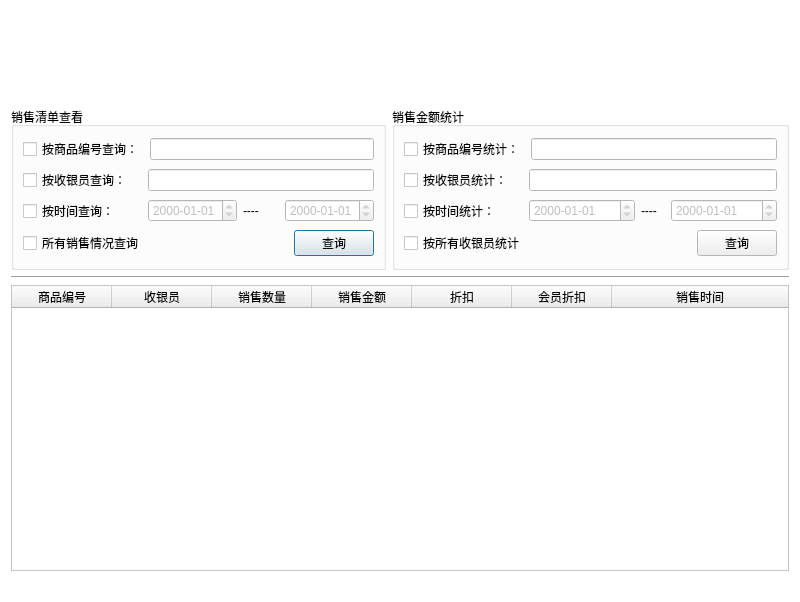
<?xml version="1.0" encoding="UTF-8"?>
<ui version="4.0">
 <class>SellClass</class>
 <widget class="QDialog" name="SellClass">
  <property name="geometry">
   <rect>
    <x>0</x>
    <y>0</y>
    <width>800</width>
    <height>602</height>
   </rect>
  </property>
  <property name="minimumSize">
   <size>
    <width>800</width>
    <height>602</height>
   </size>
  </property>
  <property name="maximumSize">
   <size>
    <width>800</width>
    <height>602</height>
   </size>
  </property>
  <property name="palette">
   <palette>
    <active>
     <colorrole role="Base">
      <brush brushstyle="SolidPattern">
       <color alpha="255">
        <red>255</red>
        <green>255</green>
        <blue>255</blue>
       </color>
      </brush>
     </colorrole>
     <colorrole role="Window">
      <brush brushstyle="SolidPattern">
       <color alpha="255">
        <red>255</red>
        <green>255</green>
        <blue>255</blue>
       </color>
      </brush>
     </colorrole>
    </active>
    <inactive>
     <colorrole role="Base">
      <brush brushstyle="SolidPattern">
       <color alpha="255">
        <red>255</red>
        <green>255</green>
        <blue>255</blue>
       </color>
      </brush>
     </colorrole>
     <colorrole role="Window">
      <brush brushstyle="SolidPattern">
       <color alpha="255">
        <red>255</red>
        <green>255</green>
        <blue>255</blue>
       </color>
      </brush>
     </colorrole>
    </inactive>
    <disabled>
     <colorrole role="Base">
      <brush brushstyle="SolidPattern">
       <color alpha="255">
        <red>255</red>
        <green>255</green>
        <blue>255</blue>
       </color>
      </brush>
     </colorrole>
     <colorrole role="Window">
      <brush brushstyle="SolidPattern">
       <color alpha="255">
        <red>255</red>
        <green>255</green>
        <blue>255</blue>
       </color>
      </brush>
     </colorrole>
    </disabled>
   </palette>
  </property>
  <property name="windowTitle">
   <string>销售管理</string>
  </property>
  <property name="windowIcon">
   <iconset resource="management.qrc">
    <normaloff>:/Management/Resources/ico.ico</normaloff>:/Management/Resources/ico.ico</iconset>
  </property>
  <layout class="QVBoxLayout" name="verticalLayout">
   <item>
    <widget class="QLabel" name="label">
     <property name="minimumSize">
      <size>
       <width>0</width>
       <height>90</height>
      </size>
     </property>
     <property name="text">
      <string/>
     </property>
    </widget>
   </item>
   <item>
    <layout class="QHBoxLayout" name="horizontalLayout_29">
     <item>
      <widget class="QGroupBox" name="groupBox_5">
       <property name="minimumSize">
        <size>
         <width>0</width>
         <height>163</height>
        </size>
       </property>
       <property name="maximumSize">
        <size>
         <width>375</width>
         <height>16777215</height>
        </size>
       </property>
       <property name="title">
        <string>销售清单查看</string>
       </property>
       <layout class="QVBoxLayout" name="verticalLayout_3">
        <item>
         <layout class="QHBoxLayout" name="horizontalLayout">
          <item>
           <widget class="QCheckBox" name="goodsID_search_sell_CKB">
            <property name="text">
             <string>按商品编号查询：</string>
            </property>
           </widget>
          </item>
          <item>
           <widget class="QLineEdit" name="goodsID_search_sell_LE">
            <property name="enabled">
             <bool>false</bool>
            </property>
           </widget>
          </item>
         </layout>
        </item>
        <item>
         <layout class="QHBoxLayout" name="horizontalLayout_2">
          <item>
           <widget class="QCheckBox" name="employeeID_search_sell_CKB">
            <property name="minimumSize">
             <size>
              <width>119</width>
              <height>0</height>
             </size>
            </property>
            <property name="text">
             <string>按收银员查询：</string>
            </property>
           </widget>
          </item>
          <item>
           <widget class="QLineEdit" name="employeeID_search_sell_LE">
            <property name="enabled">
             <bool>false</bool>
            </property>
           </widget>
          </item>
         </layout>
        </item>
        <item>
         <layout class="QHBoxLayout" name="horizontalLayout_3">
          <item>
           <widget class="QCheckBox" name="sellTime_search_sell_CKB">
            <property name="minimumSize">
             <size>
              <width>119</width>
              <height>0</height>
             </size>
            </property>
            <property name="text">
             <string>按时间查询：</string>
            </property>
           </widget>
          </item>
          <item>
           <widget class="QDateTimeEdit" name="sellTimeStart_search_sell_DTE">
            <property name="enabled">
             <bool>false</bool>
            </property>
            <property name="displayFormat">
             <string>yyyy-MM-dd</string>
            </property>
           </widget>
          </item>
          <item>
           <widget class="QLabel" name="label_17">
            <property name="text">
             <string>----</string>
            </property>
           </widget>
          </item>
          <item>
           <widget class="QDateTimeEdit" name="sellTimeEnd_search_sell_DTE">
            <property name="enabled">
             <bool>false</bool>
            </property>
            <property name="displayFormat">
             <string>yyyy-MM-dd</string>
            </property>
           </widget>
          </item>
         </layout>
        </item>
        <item>
         <layout class="QHBoxLayout" name="horizontalLayout_4">
          <item>
           <widget class="QCheckBox" name="sellAll_search_sell_CKB">
            <property name="text">
             <string>所有销售情况查询</string>
            </property>
           </widget>
          </item>
          <item>
           <spacer name="horizontalSpacer_7">
            <property name="orientation">
             <enum>Qt::Horizontal</enum>
            </property>
            <property name="sizeHint" stdset="0">
             <size>
              <width>40</width>
              <height>20</height>
             </size>
            </property>
           </spacer>
          </item>
          <item>
           <widget class="QPushButton" name="search_search_sell_BTN">
            <property name="text">
             <string>查询</string>
            </property>
           </widget>
          </item>
         </layout>
        </item>
       </layout>
      </widget>
     </item>
     <item>
      <widget class="QGroupBox" name="groupBox_6">
       <property name="minimumSize">
        <size>
         <width>0</width>
         <height>163</height>
        </size>
       </property>
       <property name="title">
        <string>销售金额统计</string>
       </property>
       <layout class="QVBoxLayout" name="verticalLayout_2">
        <item>
         <layout class="QHBoxLayout" name="horizontalLayout_5">
          <item>
           <widget class="QCheckBox" name="goodsID_stat_sell_CKB">
            <property name="text">
             <string>按商品编号统计：</string>
            </property>
           </widget>
          </item>
          <item>
           <widget class="QLineEdit" name="goodsID_stat_sell_LE">
            <property name="enabled">
             <bool>false</bool>
            </property>
           </widget>
          </item>
         </layout>
        </item>
        <item>
         <layout class="QHBoxLayout" name="horizontalLayout_6">
          <item>
           <widget class="QCheckBox" name="employeeID_stat_sell_CKB">
            <property name="minimumSize">
             <size>
              <width>119</width>
              <height>0</height>
             </size>
            </property>
            <property name="text">
             <string>按收银员统计：</string>
            </property>
           </widget>
          </item>
          <item>
           <widget class="QLineEdit" name="employeeID_stat_sell_LE">
            <property name="enabled">
             <bool>false</bool>
            </property>
           </widget>
          </item>
         </layout>
        </item>
        <item>
         <layout class="QHBoxLayout" name="horizontalLayout_7">
          <item>
           <widget class="QCheckBox" name="sellTime_stat_sell_CKB">
            <property name="minimumSize">
             <size>
              <width>119</width>
              <height>0</height>
             </size>
            </property>
            <property name="text">
             <string>按时间统计：</string>
            </property>
           </widget>
          </item>
          <item>
           <widget class="QDateTimeEdit" name="sellTimeStart_stat_sell_DTE">
            <property name="enabled">
             <bool>false</bool>
            </property>
            <property name="displayFormat">
             <string>yyyy-MM-dd</string>
            </property>
           </widget>
          </item>
          <item>
           <widget class="QLabel" name="label_18">
            <property name="maximumSize">
             <size>
              <width>24</width>
              <height>16777215</height>
             </size>
            </property>
            <property name="text">
             <string>----</string>
            </property>
           </widget>
          </item>
          <item>
           <widget class="QDateTimeEdit" name="sellTimeEnd_stat_sell_DTE">
            <property name="enabled">
             <bool>false</bool>
            </property>
            <property name="displayFormat">
             <string>yyyy-MM-dd</string>
            </property>
           </widget>
          </item>
         </layout>
        </item>
        <item>
         <layout class="QHBoxLayout" name="horizontalLayout_8">
          <item>
           <widget class="QCheckBox" name="sellAll_stat_sell_CKB">
            <property name="text">
             <string>按所有收银员统计</string>
            </property>
           </widget>
          </item>
          <item>
           <spacer name="horizontalSpacer_8">
            <property name="orientation">
             <enum>Qt::Horizontal</enum>
            </property>
            <property name="sizeHint" stdset="0">
             <size>
              <width>40</width>
              <height>20</height>
             </size>
            </property>
           </spacer>
          </item>
          <item>
           <widget class="QPushButton" name="stat_stat_sell_BTN">
            <property name="text">
             <string>查询</string>
            </property>
           </widget>
          </item>
         </layout>
        </item>
       </layout>
      </widget>
     </item>
    </layout>
   </item>
   <item>
    <widget class="Line" name="line_4">
     <property name="frameShadow">
      <enum>QFrame::Sunken</enum>
     </property>
     <property name="lineWidth">
      <number>1</number>
     </property>
     <property name="orientation">
      <enum>Qt::Horizontal</enum>
     </property>
    </widget>
   </item>
   <item>
    <widget class="QTableWidget" name="sellInfo_depot_TBW">
     <property name="toolTip">
      <string/>
     </property>
     <property name="statusTip">
      <string/>
     </property>
     <property name="whatsThis">
      <string/>
     </property>
     <property name="editTriggers">
      <set>QAbstractItemView::NoEditTriggers</set>
     </property>
     <property name="selectionBehavior">
      <enum>QAbstractItemView::SelectRows</enum>
     </property>
     <property name="textElideMode">
      <enum>Qt::ElideRight</enum>
     </property>
     <attribute name="horizontalHeaderStretchLastSection">
      <bool>true</bool>
     </attribute>
     <attribute name="verticalHeaderVisible">
      <bool>false</bool>
     </attribute>
     <column>
      <property name="text">
       <string>商品编号</string>
      </property>
     </column>
     <column>
      <property name="text">
       <string>收银员</string>
      </property>
     </column>
     <column>
      <property name="text">
       <string>销售数量</string>
      </property>
     </column>
     <column>
      <property name="text">
       <string>销售金额</string>
      </property>
     </column>
     <column>
      <property name="text">
       <string>折扣</string>
      </property>
     </column>
     <column>
      <property name="text">
       <string>会员折扣</string>
      </property>
     </column>
     <column>
      <property name="text">
       <string>销售时间</string>
      </property>
     </column>
    </widget>
   </item>
   <item>
    <widget class="QLabel" name="status_sell_LB">
     <property name="text">
      <string/>
     </property>
    </widget>
   </item>
  </layout>
 </widget>
 <resources>
  <include location="management.qrc"/>
 </resources>
 <connections/>
</ui>
